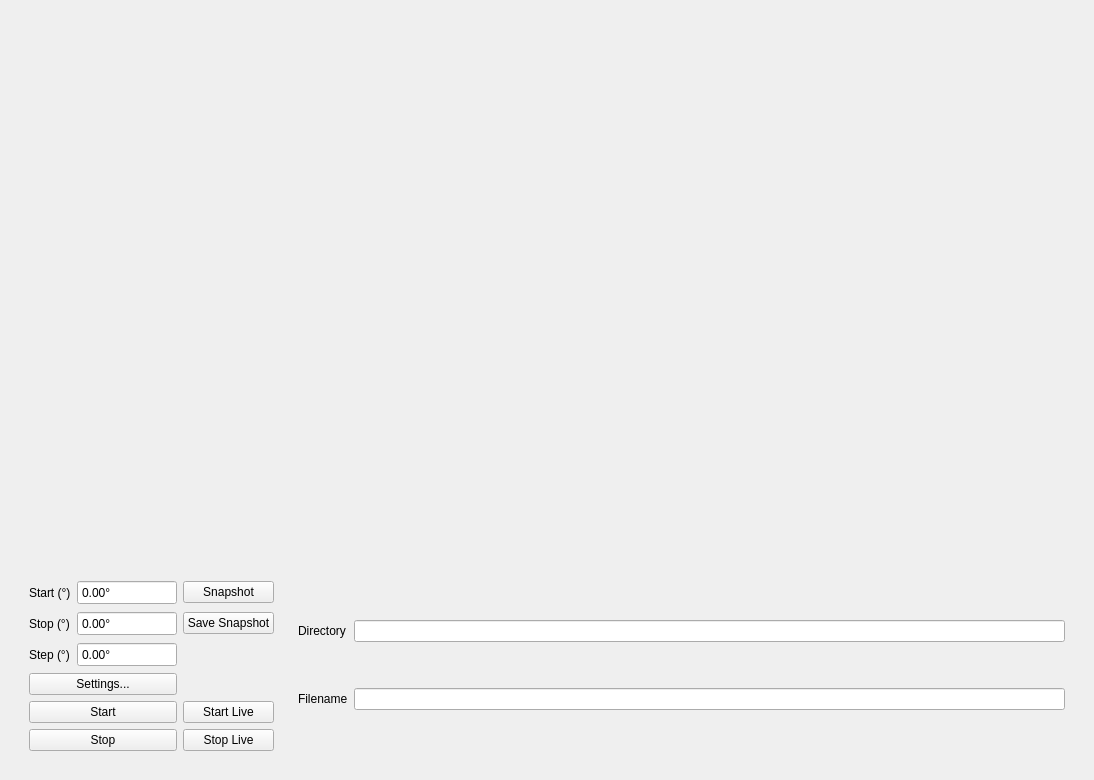
<?xml version="1.0" encoding="UTF-8"?>
<ui version="4.0">
 <class>PolarizationWidget</class>
 <widget class="QWidget" name="PolarizationWidget">
  <property name="geometry">
   <rect>
    <x>0</x>
    <y>0</y>
    <width>1094</width>
    <height>780</height>
   </rect>
  </property>
  <property name="windowTitle">
   <string>Form</string>
  </property>
  <layout class="QVBoxLayout" name="verticalLayout">
   <item>
    <widget class="QLabel" name="Status_Label">
     <property name="maximumSize">
      <size>
       <width>16777215</width>
       <height>18</height>
      </size>
     </property>
     <property name="text">
      <string/>
     </property>
     <property name="alignment">
      <set>Qt::AlignmentFlag::AlignRight|Qt::AlignmentFlag::AlignVCenter</set>
     </property>
    </widget>
   </item>
   <item>
    <widget class="PlotWidget" name="plot_widget" native="true">
     <property name="sizePolicy">
      <sizepolicy hsizetype="Expanding" vsizetype="Expanding">
       <horstretch>0</horstretch>
       <verstretch>0</verstretch>
      </sizepolicy>
     </property>
    </widget>
   </item>
   <item>
    <widget class="QWidget" name="Controls" native="true">
     <property name="sizePolicy">
      <sizepolicy hsizetype="Expanding" vsizetype="Fixed">
       <horstretch>0</horstretch>
       <verstretch>0</verstretch>
      </sizepolicy>
     </property>
     <layout class="QHBoxLayout" name="horizontalLayout">
      <item>
       <widget class="QWidget" name="SweepWidget" native="true">
        <property name="sizePolicy">
         <sizepolicy hsizetype="Maximum" vsizetype="Fixed">
          <horstretch>0</horstretch>
          <verstretch>0</verstretch>
         </sizepolicy>
        </property>
        <layout class="QGridLayout" name="gridLayout">
         <item row="0" column="0">
          <widget class="QLabel" name="label_start">
           <property name="text">
            <string>Start (°)</string>
           </property>
          </widget>
         </item>
         <item row="0" column="1">
          <widget class="QDoubleSpinBox" name="AngleStart_DoubleSpinBox">
           <property name="minimumSize">
            <size>
             <width>100</width>
             <height>25</height>
            </size>
           </property>
           <property name="buttonSymbols">
            <enum>QAbstractSpinBox::ButtonSymbols::NoButtons</enum>
           </property>
           <property name="suffix">
            <string>°</string>
           </property>
          </widget>
         </item>
         <item row="1" column="0">
          <widget class="QLabel" name="label_stop">
           <property name="text">
            <string>Stop (°)</string>
           </property>
          </widget>
         </item>
         <item row="1" column="1">
          <widget class="QDoubleSpinBox" name="AngleStop_DoubleSpinBox">
           <property name="minimumSize">
            <size>
             <width>100</width>
             <height>25</height>
            </size>
           </property>
           <property name="buttonSymbols">
            <enum>QAbstractSpinBox::ButtonSymbols::NoButtons</enum>
           </property>
           <property name="suffix">
            <string>°</string>
           </property>
          </widget>
         </item>
         <item row="2" column="0">
          <widget class="QLabel" name="label_step">
           <property name="text">
            <string>Step (°)</string>
           </property>
          </widget>
         </item>
         <item row="2" column="1">
          <widget class="QDoubleSpinBox" name="AngleStep_DoubleSpinBox">
           <property name="minimumSize">
            <size>
             <width>100</width>
             <height>25</height>
            </size>
           </property>
           <property name="buttonSymbols">
            <enum>QAbstractSpinBox::ButtonSymbols::NoButtons</enum>
           </property>
           <property name="suffix">
            <string>°</string>
           </property>
          </widget>
         </item>
         <item row="3" column="0" colspan="2">
          <widget class="QPushButton" name="Settings_PushButton">
           <property name="text">
            <string>Settings...</string>
           </property>
          </widget>
         </item>
         <item row="4" column="0" colspan="2">
          <widget class="QPushButton" name="StartSeries_PushButton">
           <property name="text">
            <string>Start</string>
           </property>
          </widget>
         </item>
         <item row="5" column="0" colspan="2">
          <widget class="QPushButton" name="StopSeries_PushButton">
           <property name="text">
            <string>Stop</string>
           </property>
          </widget>
         </item>
         <item row="0" column="2">
          <widget class="QPushButton" name="Snapshot_PushButton">
           <property name="text">
            <string>Snapshot</string>
           </property>
          </widget>
         </item>
         <item row="1" column="2">
          <widget class="QPushButton" name="Save_PushButton">
           <property name="text">
            <string>Save Snapshot</string>
           </property>
          </widget>
         </item>
         <item row="4" column="2">
          <widget class="QPushButton" name="StartLive_PushButton">
           <property name="text">
            <string>Start Live</string>
           </property>
          </widget>
         </item>
         <item row="5" column="2">
          <widget class="QPushButton" name="StopLive_PushButton">
           <property name="text">
            <string>Stop Live</string>
           </property>
          </widget>
         </item>
        </layout>
       </widget>
      </item>
      <item>
       <widget class="QWidget" name="SaveWidget" native="true">
        <property name="sizePolicy">
         <sizepolicy hsizetype="Expanding" vsizetype="Preferred">
          <horstretch>0</horstretch>
          <verstretch>0</verstretch>
         </sizepolicy>
        </property>
        <layout class="QGridLayout" name="gridLayout_2">
         <item row="0" column="0">
          <widget class="QLabel" name="label">
           <property name="text">
            <string>Directory</string>
           </property>
          </widget>
         </item>
         <item row="0" column="1">
          <widget class="QLineEdit" name="Directory_LineEdit"/>
         </item>
         <item row="1" column="0">
          <widget class="QLabel" name="label_2">
           <property name="text">
            <string>Filename</string>
           </property>
          </widget>
         </item>
         <item row="1" column="1">
          <widget class="QLineEdit" name="Filename_LineEdit"/>
         </item>
        </layout>
       </widget>
      </item>
     </layout>
    </widget>
   </item>
  </layout>
 </widget>
 <customwidgets>
  <customwidget>
   <class>PlotWidget</class>
   <extends>QWidget</extends>
   <header>pyqtgraph</header>
   <container>1</container>
  </customwidget>
 </customwidgets>
 <resources/>
 <connections/>
</ui>
